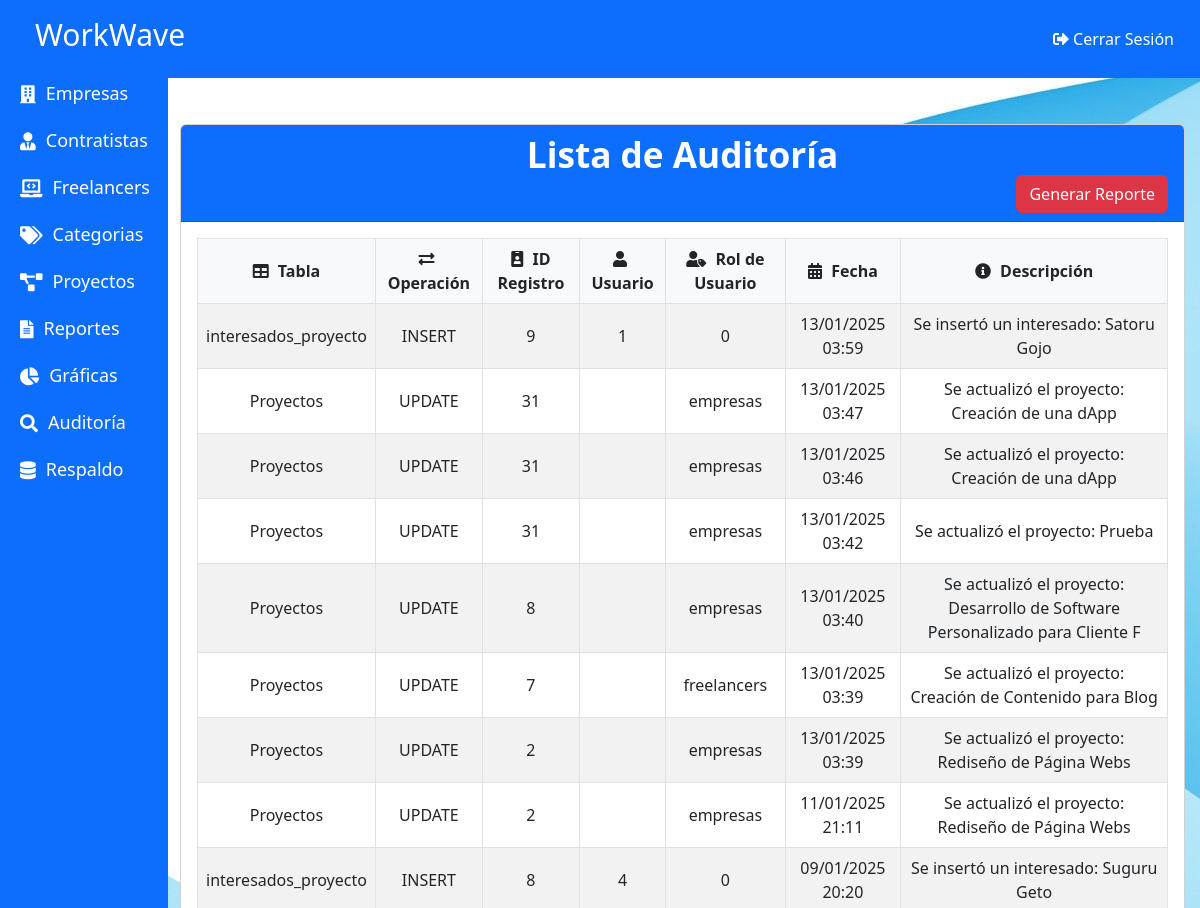
The app's page /Admin/Auditoria.php (upper part), older data.
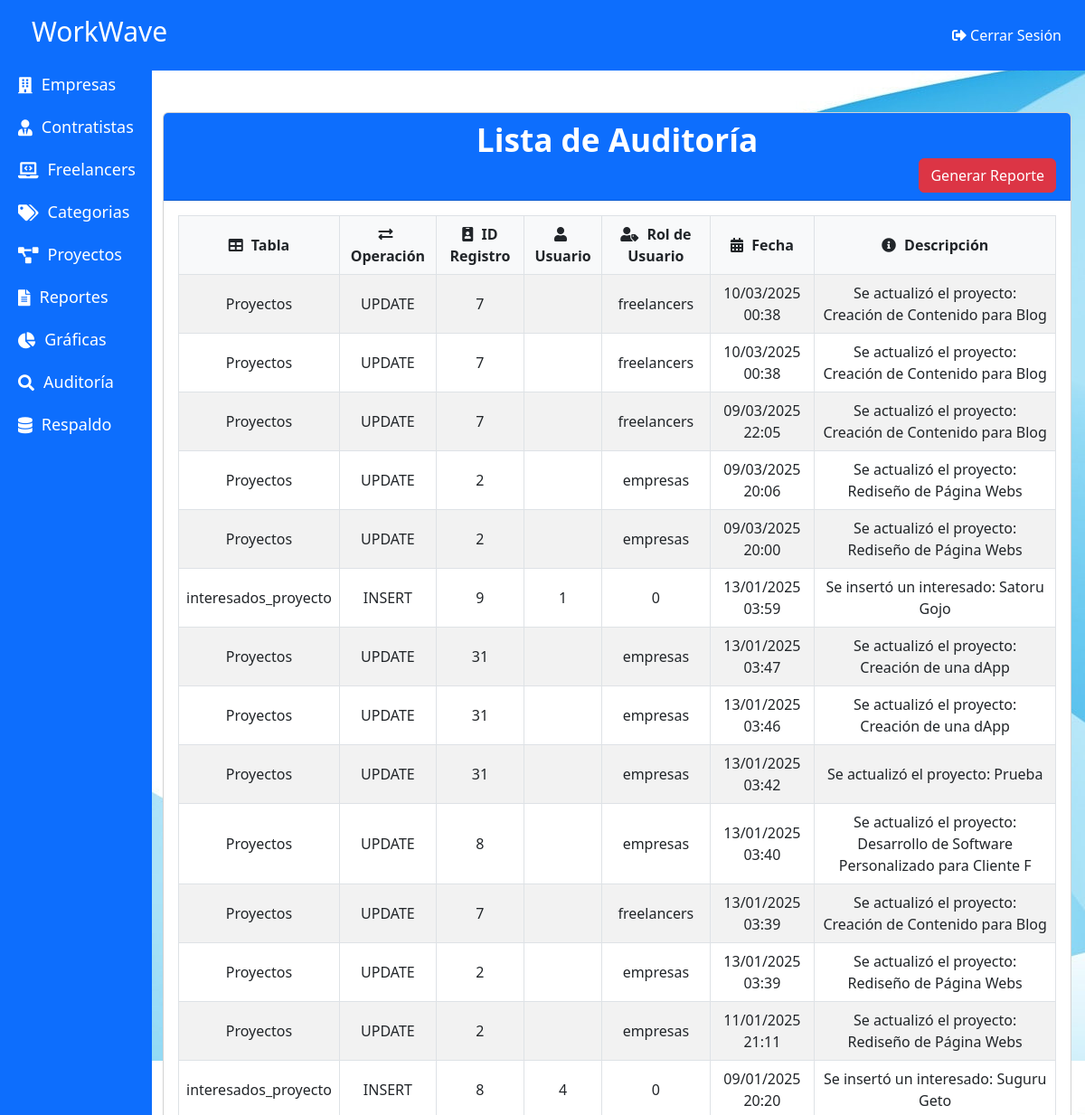
The same page, newer data.
### tables this page shows
CREATE TABLE `auditoria` (
  `id` int(11) NOT NULL,
  `tabla` varchar(50) DEFAULT NULL,
  `operacion` varchar(10) DEFAULT NULL,
  `id_registro` int(11) DEFAULT NULL,
  `usuario_id` int(11) DEFAULT NULL,
  `rol_usuario` varchar(50) DEFAULT NULL,
  `fecha` timestamp NOT NULL DEFAULT current_timestamp(),
  `descripcion` text DEFAULT NULL
);

### Admin/Auditoria.php (the view, shortened to what this page needs)
<?php
include './Dashboard.php';
?>
<!DOCTYPE html>
<html lang="es">
<head>
    <link href="./Assets/css/bootstrap.min.css" rel="stylesheet">
    <link rel="stylesheet" href="https://cdnjs.cloudflare.com/ajax/libs/font-awesome/5.15.4/css/all.min.css">
    <link rel="stylesheet" href="https://cdn.datatables.net/1.11.5/css/dataTables.bootstrap5.min.css">
    <link rel="stylesheet" href="./Assets/css/CRUD.css">
</head>
<body>
<nav class="navbar navbar-expand-lg navbar-light bg-light">
    <div class="container-fluid">
        <a class="navbar-brand" href="#">Auditoría de Operaciones</a>
    </div>
</nav>
<div class="container mt-5 content-wrapper">
    <div class="card">
        <div class="card-header bg-primary text-white">
            <h2 class="card-title m-0" style="color: white;">Lista de Auditoría</h2>
            <a href="generar_reporte2.php" class="btn btn-danger float-end">Generar Reporte</a>
        </div>
        <div class="card-body">
            <div class="table-responsive">
                <table id="auditoriaTable" class="table table-bordered table-striped table-hover">
                    <thead>
                        <tr class="text-center">
                            <th><i class="fas fa-table"></i> Tabla</th>
                            <th><i class="fas fa-exchange-alt"></i> Operación</th>
                            <th><i class="fas fa-id-badge"></i> ID Registro</th>
                            <th><i class="fas fa-user"></i> Usuario</th>
                            <th><i class="fas fa-user-tag"></i> Rol de Usuario</th>
                            <th><i class="fas fa-calendar-alt"></i> Fecha</th>
                            <th><i class="fas fa-info-circle"></i> Descripción</th>
                        </tr>
                    </thead>
                    <tbody>
                        <?php
                        include './conexion.php';
                        $sql = "SELECT * FROM Auditoria ORDER BY fecha DESC";
                        $result = $conn->query($sql);
                        if ($result->num_rows > 0) {
                            while ($row = $result->fetch_assoc()) {
                                echo "<tr>
                                    <td>{$row['tabla']}</td>
                                    <td>{$row['operacion']}</td>
                                    <td>{$row['id_registro']}</td>
                                    <td>{$row['usuario_id']}</td>
                                    <td>{$row['rol_usuario']}</td>
                                    <td>" . date('d/m/Y H:i', strtotime($row['fecha'])) . "</td>
                                    <td>{$row['descripcion']}</td>
                                </tr>";
                            }
                        } else {
                            echo "<tr><td colspan='7' class='text-center'>No se encontraron registros de auditoría</td></tr>";
                        }
                        ?>
                    </tbody>
                </table>
            </div>
        </div>
    </div>
</div>
</body>
</html>

Row changes from the older to the newer data that the page shows:
added auditoria: tabla "Proyectos", operacion "UPDATE", id_registro "7", rol_usuario "freelancers", fecha "10/03/2025 00:38", descripcion "Se actualizó el proyecto: Creación de Contenido para Blog"
added auditoria: tabla "Proyectos", operacion "UPDATE", id_registro "7", rol_usuario "freelancers", fecha "10/03/2025 00:38", descripcion "Se actualizó el proyecto: Creación de Contenido para Blog"
added auditoria: tabla "Proyectos", operacion "UPDATE", id_registro "7", rol_usuario "freelancers", fecha "09/03/2025 22:05", descripcion "Se actualizó el proyecto: Creación de Contenido para Blog"
added auditoria: tabla "Proyectos", operacion "UPDATE", id_registro "2", rol_usuario "empresas", fecha "09/03/2025 20:06", descripcion "Se actualizó el proyecto: Rediseño de Página Webs"
added auditoria: tabla "Proyectos", operacion "UPDATE", id_registro "2", rol_usuario "empresas", fecha "09/03/2025 20:00", descripcion "Se actualizó el proyecto: Rediseño de Página Webs"
